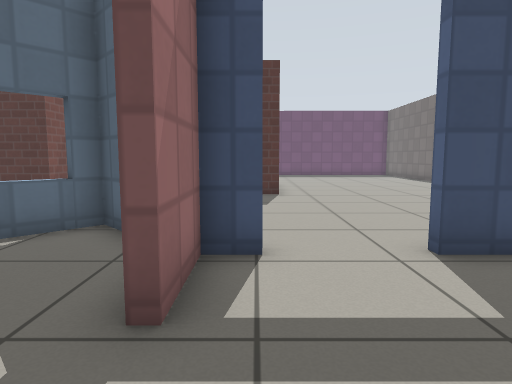
view 1 (above)

24 first-person views from a walk through a Gazebo world. The camera is 0.72 m above the floor, tilts 6° down and sees 75° across. The floor is counted in squares, 0.5 m on a side. Each view is taken from the middle of a square. On the plan, view 1 faces up. The plan holds only what a view shows up to about 15 squares ahead; the rest is blank. Simple patterns stand in for the simulator's built-in surfaces.

view 2
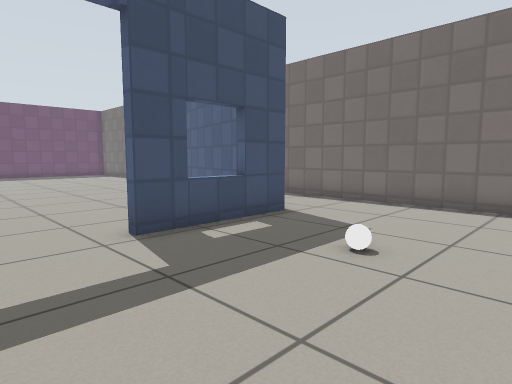

view 3
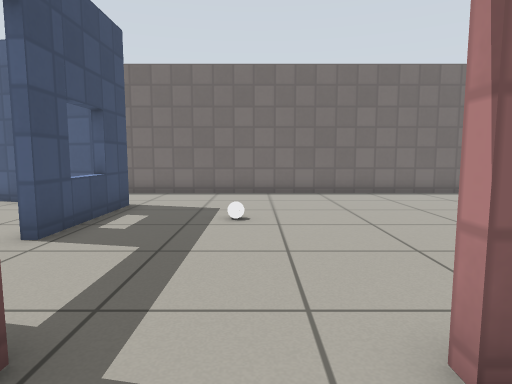

view 4
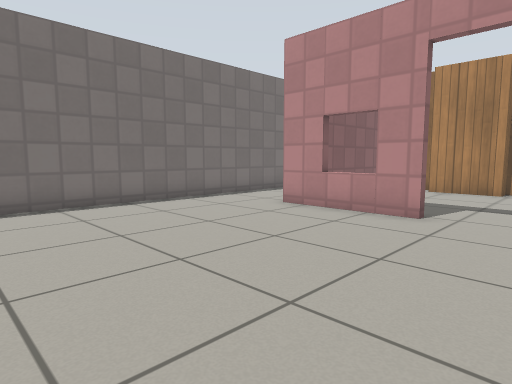

view 5
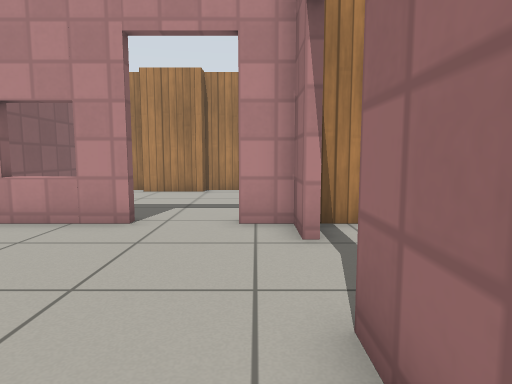

view 6
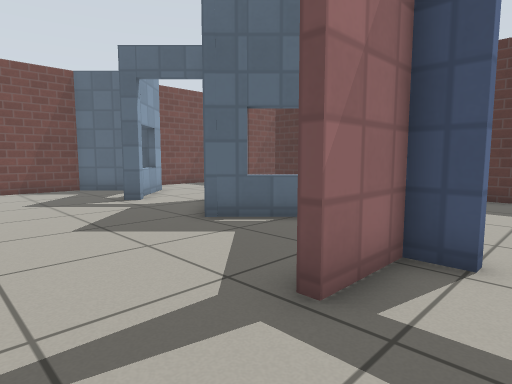

view 7
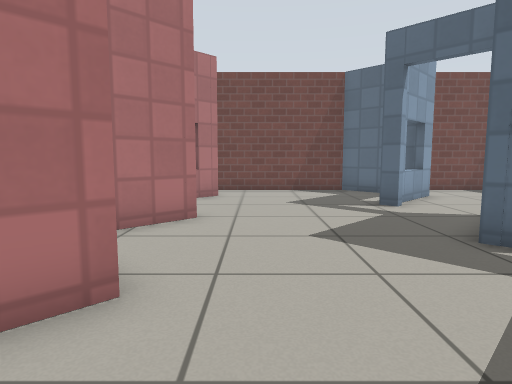

view 8
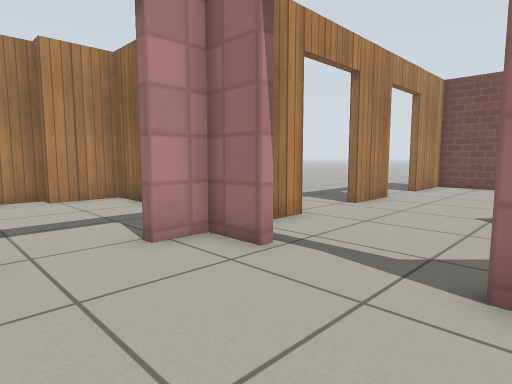

view 9
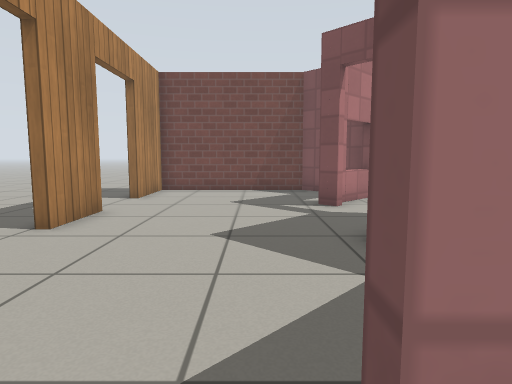

view 10
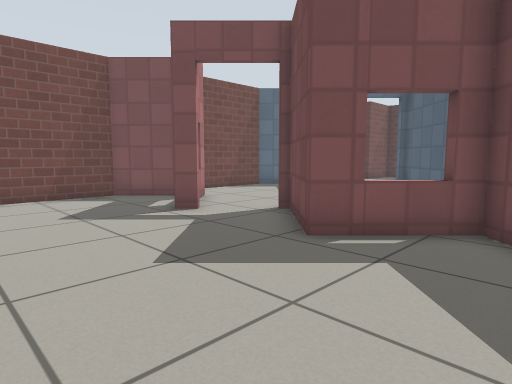

view 11
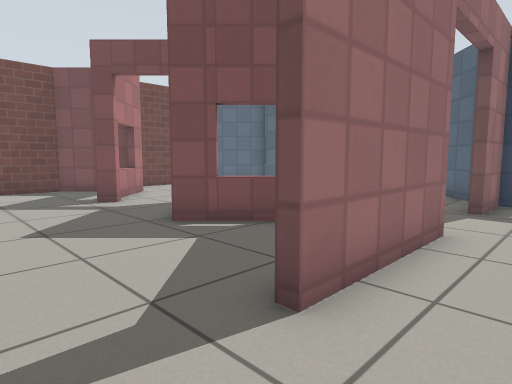

view 12
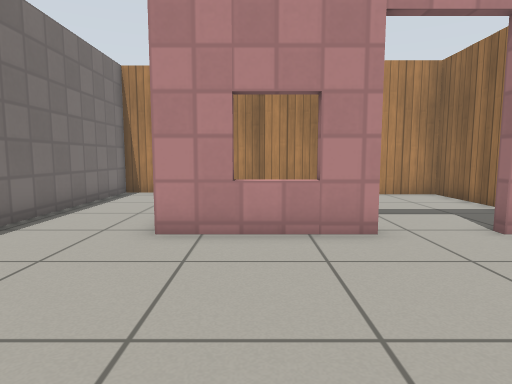

view 13
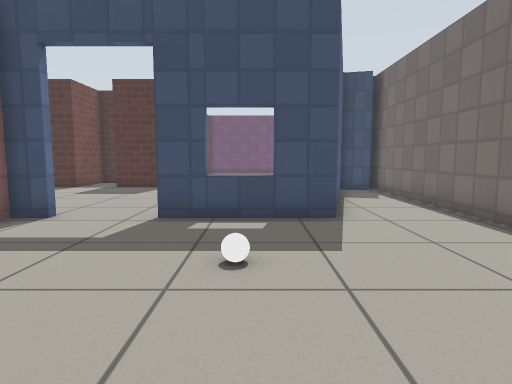

view 14
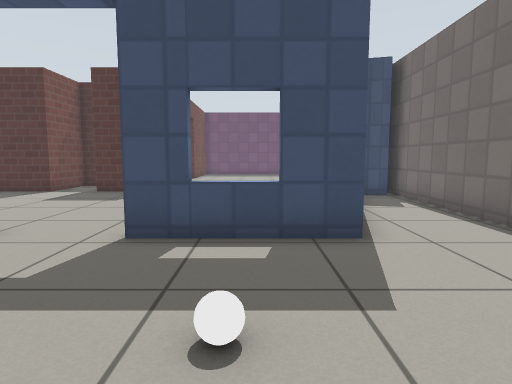

view 15
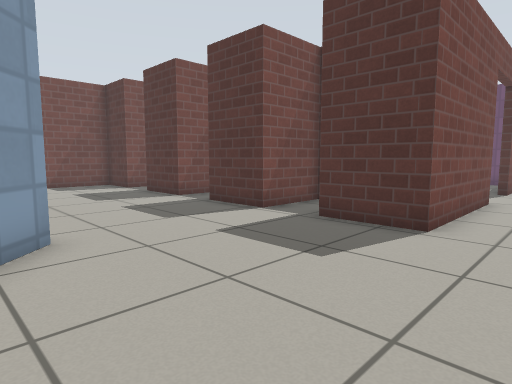

view 16
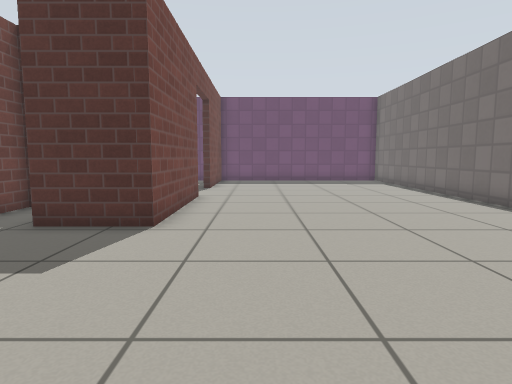

view 17
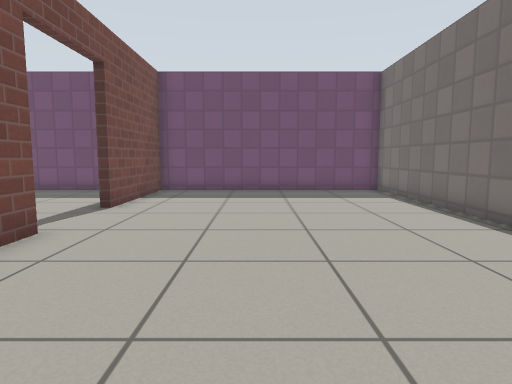

view 18
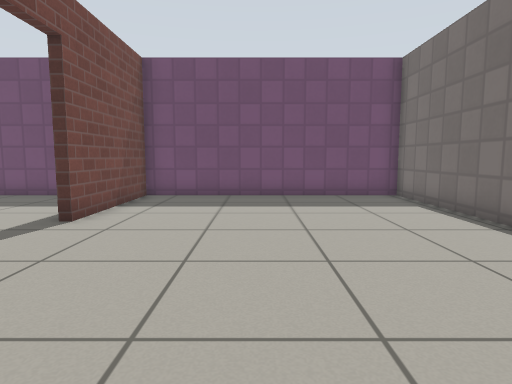

view 19
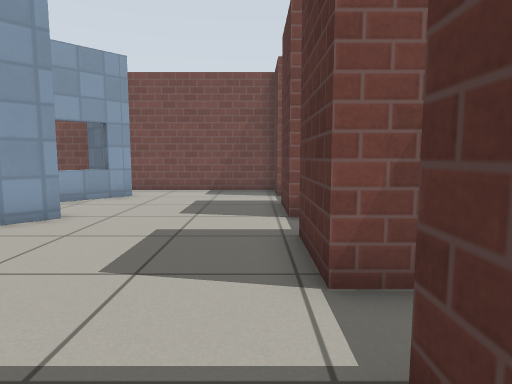

view 20
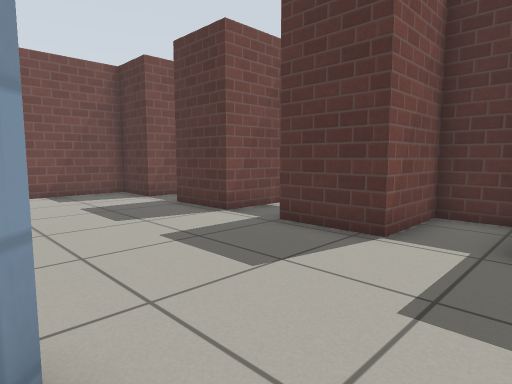

view 21
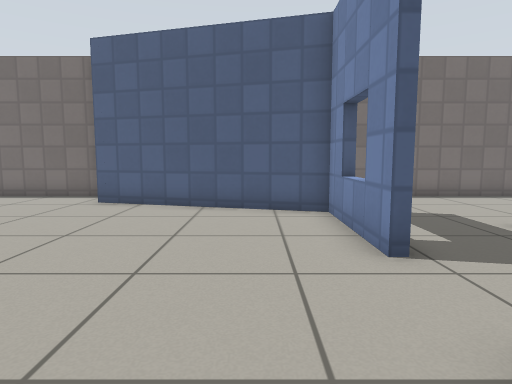

view 22
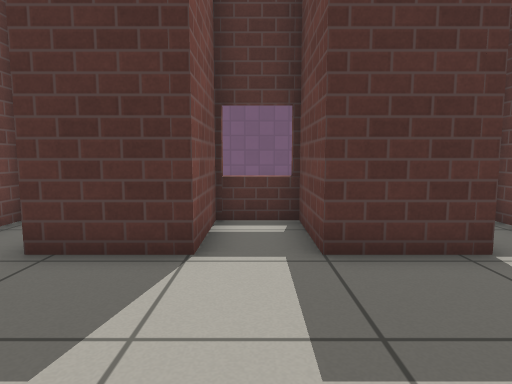

view 23
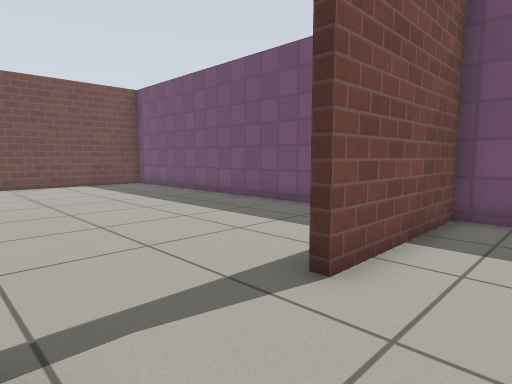

view 24
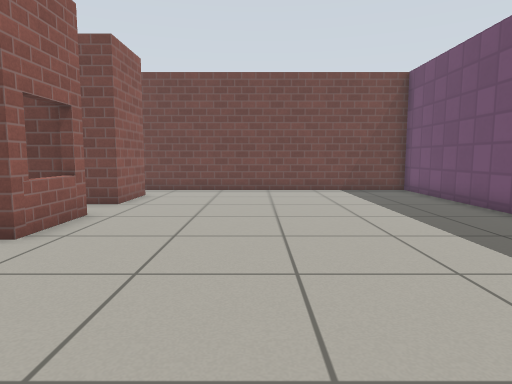

### Floor plan
Points are (right, up) in squares from view 1. A wall is a line through its corners. A room is listed if a view was taken in it or the views show most of it. See-through windows are left out.
Room 1 (views 1, 2, 4, 5, 6, 7, 8, 9, 11, 12, 13, 14)
walls: (-0.8, -0.2) (-0.8, -4.6); (7, 4.8) (2.6, 4.8); (2.7, -9.1) (7, -9.1); (-0.8, -7.6) (-0.8, -9.1) (0.4, -9.1); (0.1, 4.8) (-0.8, 4.8) (-0.8, 2.6); (10, 11.3) (8.7, 11.6) (7, 5.1); (9.1, -16.5) (10.3, -16.5) (10.3, 12.3)
ways out: open door at (-1, 1) to room 2; open door at (-1, -6) to room 3; open door at (1, 5) to room 4; open door at (1.5, -9) to room 6
objects: white ball (5, 1)
Room 2 (view 3)
walls: (-7.9, -0.3) (-6.5, -1.8); (-9.9, 5.4) (-9.6, 5.1) (-10, 4.7); (-9.9, -2.4) (-9.6, -2.6); (-12.4, -0.4) (-10.4, -2.3); (-3.3, -0.4) (-2.5, -1.2); (-12.4, 6.9) (-14.5, 4.8) (-14.5, -0.8); (-1.7, 5.5) (-3.2, 7) (-5.5, 4.8) (-7.8, 7)
ways out: open door at (-1, 1) to room 1; open door at (-9, -2) to room 3; open door at (-8, -1) to room 3; open door at (-9, 6) to room 4; open door at (-8, 7) to room 4
Room 3 (view 10)
walls: (-8.9, -9.1) (-6.5, -9.1); (-9.6, -2.6) (-10.1, -3.1); (-3.9, -9.1) (-1.4, -9.1); (-12.5, -1) (-14.5, -3) (-14.5, -9.1) (-11.6, -9.1); (-3.3, -0.8) (-5.6, -3.1) (-7.8, -0.8)
ways out: open door at (-1, -6) to room 1; open door at (-9, -2) to room 2; open door at (-8, -1) to room 2; open door at (-10, -9); open door at (-5, -9)
Room 4 (views 15, 16, 17, 18, 19, 20, 21, 22, 23)
walls: (-1.6, 14.9) (-1.6, 15.5); (-2, 15.5) (-3.5, 15.5) (-3.5, 12.8) (-6, 12.8) (-6, 15.9); (0.9, 18.3) (0.9, 12.8) (-1.6, 12.8); (-6, 15.5) (-8, 15.5); (10.3, 12.8) (10.3, 26.5) (0.9, 26.5) (0.9, 21.4); (-3.2, 7.4) (-2.4, 6.6); (2.6, 5.1) (6.6, 5.1) (8.5, 12.1); (-3.5, 6.5) (-3.9, 6.9); (-7.9, 15.9) (-7.9, 12.8) (-10.5, 12.8); (-7.8, 7.5) (-6.8, 6.5); (-12.3, 15.5) (-12.3, 12.8) (-14.5, 12.8) (-14.5, 6.5); (-11.6, 6.9) (-12, 6.6); (-12.4, 7.5) (-10.4, 5.6)
ways out: open door at (1, 5) to room 1; open door at (-9, 6) to room 2; open door at (-8, 7) to room 2; open door at (1, 20) to room 5
Room 5 (view 24)
walls: (-8.2, 15.8) (-5.6, 15.8); (-1.7, 26.5) (-14.5, 26.5) (-14.5, 15.1); (-12.6, 15.8) (-10.1, 15.8) (-10.1, 14.7)
ways out: open door at (1, 20) to room 4
Room 6 (no view inside)
walls: (4.6, -16.5) (5.9, -16.5); (6.6, -15) (6.6, -10.9); (-1.9, -12.5) (-1.9, -15.8) (0.4, -15.8) (0.4, -16.5) (2.2, -16.5) (2.2, -15.8) (4.7, -15.8) (4.7, -16.2)
ways out: open door at (1.5, -9) to room 1

Positions as (right, up) in squares from view 1, and headings:
1: (0, 0), facing up
2: (0, -1), facing up-right
3: (-3, 1), facing right
4: (0, -1), facing down-right
5: (0, -2), facing down
6: (1, 0), facing up-left
7: (0, 1), facing left
8: (3, -4), facing down-left
9: (0, -5), facing left
10: (-2, -8), facing up-left
11: (1, -7), facing up-left
12: (5, -3), facing down
13: (5, -3), facing up
14: (5, -1), facing up
15: (3, 6), facing up-left
16: (3, 6), facing up
17: (5, 12), facing up
18: (5, 14), facing up
19: (0, 12), facing left
20: (-1, 7), facing up-left
21: (-2, 7), facing right
22: (-7, 8), facing up
23: (3, 18), facing up-left
24: (0, 20), facing left
